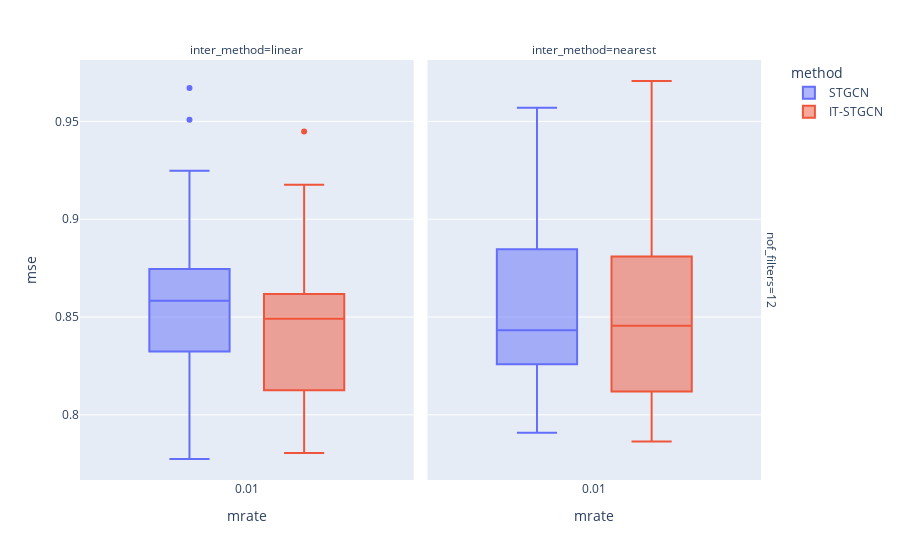

The notebook cell this image was saved under:
### Markdown cell above
## Block

### Code cell
data.query("method!='GNAR' and mtype =='block' ").plot.box(backend='plotly',x='mrate',color='method',y='mse',facet_col='inter_method',facet_row='nof_filters',height=600)

### Figure 1 — Plotly figure (JSON) as saved in the notebook; plotly's stock layout.template omitted (floating-point values rounded to 4 significant figures)
{"data": [{"alignmentgroup": "True", "hovertemplate": "method=STGCN<br>nof_filters=12<br>inter_method=linear<br>mrate=%{x}<br>mse=%{y}<extra></extra>", "legendgroup": "STGCN", "marker": {"color": "#636efa"}, "name": "STGCN", "notched": false, "offsetgroup": "STGCN", "orientation": "v", "showlegend": true, "type": "box", "x": [0.01199, 0.01199, 0.01199, 0.01199, 0.01199, 0.01199, 0.01199, 0.01199, 0.01199, 0.01199, 0.01199, 0.01199, 0.01199, 0.01199, 0.01199, 0.01199, 0.01199, 0.01199, 0.01199, 0.01199, 0.01199, 0.01199, 0.01199, 0.01199, 0.01199, 0.01199, 0.01199, 0.01199, 0.01199, 0.01199], "x0": " ", "xaxis": "x", "y": [0.8746, 0.8734, 0.8152, 0.7774, 0.9247, 0.9671, 0.9078, 0.8436, 0.81, 0.9043, 0.8085, 0.8533, 0.8138, 0.8274, 0.8617, 0.8731, 0.8519, 0.849, 0.8549, 0.8684, 0.8737, 0.89, 0.8492, 0.7887, 0.8639, 0.8324, 0.8477, 0.9509, 0.8669, 0.9008], "y0": " ", "yaxis": "y"}, {"alignmentgroup": "True", "hovertemplate": "method=STGCN<br>nof_filters=12<br>inter_method=nearest<br>mrate=%{x}<br>mse=%{y}<extra></extra>", "legendgroup": "STGCN", "marker": {"color": "#636efa"}, "name": "STGCN", "notched": false, "offsetgroup": "STGCN", "orientation": "v", "showlegend": false, "type": "box", "x": [0.01199, 0.01199, 0.01199, 0.01199, 0.01199, 0.01199, 0.01199, 0.01199, 0.01199, 0.01199, 0.01199, 0.01199, 0.01199, 0.01199, 0.01199, 0.01199, 0.01199, 0.01199, 0.01199, 0.01199, 0.01199, 0.01199, 0.01199, 0.01199, 0.01199, 0.01199, 0.01199, 0.01199, 0.01199, 0.01199], "x0": " ", "xaxis": "x2", "y": [0.7934, 0.8259, 0.8464, 0.8124, 0.8422, 0.8538, 0.8259, 0.8863, 0.8114, 0.7909, 0.8471, 0.8847, 0.8443, 0.8274, 0.915, 0.8915, 0.8326, 0.831, 0.8787, 0.8018, 0.8738, 0.8869, 0.8401, 0.8892, 0.957, 0.8393, 0.912, 0.8171, 0.81, 0.8578], "y0": " ", "yaxis": "y2"}, {"alignmentgroup": "True", "hovertemplate": "method=IT-STGCN<br>nof_filters=12<br>inter_method=linear<br>mrate=%{x}<br>mse=%{y}<extra></extra>", "legendgroup": "IT-STGCN", "marker": {"color": "#EF553B"}, "name": "IT-STGCN", "notched": false, "offsetgroup": "IT-STGCN", "orientation": "v", "showlegend": true, "type": "box", "x": [0.01199, 0.01199, 0.01199, 0.01199, 0.01199, 0.01199, 0.01199, 0.01199, 0.01199, 0.01199, 0.01199, 0.01199, 0.01199, 0.01199, 0.01199, 0.01199, 0.01199, 0.01199, 0.01199, 0.01199, 0.01199, 0.01199, 0.01199, 0.01199, 0.01199, 0.01199, 0.01199, 0.01199, 0.01199, 0.01199], "x0": " ", "xaxis": "x", "y": [0.791, 0.8289, 0.8495, 0.8288, 0.8614, 0.8677, 0.8605, 0.9449, 0.8728, 0.8126, 0.819, 0.8173, 0.8065, 0.8163, 0.7927, 0.8487, 0.81, 0.8569, 0.8109, 0.8898, 0.8594, 0.8618, 0.7805, 0.9124, 0.9177, 0.8693, 0.8506, 0.8092, 0.8528, 0.8439], "y0": " ", "yaxis": "y"}, {"alignmentgroup": "True", "hovertemplate": "method=IT-STGCN<br>nof_filters=12<br>inter_method=nearest<br>mrate=%{x}<br>mse=%{y}<extra></extra>", "legendgroup": "IT-STGCN", "marker": {"color": "#EF553B"}, "name": "IT-STGCN", "notched": false, "offsetgroup": "IT-STGCN", "orientation": "v", "showlegend": false, "type": "box", "x": [0.01199, 0.01199, 0.01199, 0.01199, 0.01199, 0.01199, 0.01199, 0.01199, 0.01199, 0.01199, 0.01199, 0.01199, 0.01199, 0.01199, 0.01199, 0.01199, 0.01199, 0.01199, 0.01199, 0.01199, 0.01199, 0.01199, 0.01199, 0.01199, 0.01199, 0.01199, 0.01199, 0.01199, 0.01199, 0.01199], "x0": " ", "xaxis": "x2", "y": [0.8667, 0.8112, 0.8537, 0.9707, 0.9202, 0.7967, 0.8448, 0.8158, 0.8903, 0.8809, 0.8848, 0.8331, 0.793, 0.8964, 0.8118, 0.7864, 0.8417, 0.8364, 0.8957, 0.8671, 0.807, 0.8535, 0.8462, 0.8171, 0.7957, 0.8716, 0.8119, 0.9346, 0.83, 0.86], "y0": " ", "yaxis": "y2"}], "layout": {"annotations": [{"font": {}, "showarrow": false, "text": "inter_method=linear", "x": 0.24, "xanchor": "center", "xref": "paper", "y": 1, "yanchor": "bottom", "yref": "paper"}, {"font": {}, "showarrow": false, "text": "inter_method=nearest", "x": 0.74, "xanchor": "center", "xref": "paper", "y": 1, "yanchor": "bottom", "yref": "paper"}, {"font": {}, "showarrow": false, "text": "nof_filters=12", "textangle": 90, "x": 0.98, "xanchor": "left", "xref": "paper", "y": 0.5, "yanchor": "middle", "yref": "paper"}], "autosize": true, "boxmode": "group", "legend": {"title": {"text": "method"}, "tracegroupgap": 0}, "margin": {"t": 60}, "xaxis": {"anchor": "y", "autorange": true, "domain": [0, 0.48], "range": [-0.4917, 0.5157], "title": {"text": "mrate"}, "type": "linear"}, "xaxis2": {"anchor": "y2", "autorange": true, "domain": [0.5, 0.98], "matches": "x", "range": [-0.4917, 0.5157], "title": {"text": "mrate"}, "type": "linear"}, "yaxis": {"anchor": "x", "autorange": true, "domain": [0, 1], "range": [0.7667, 0.9814], "title": {"text": "mse"}, "type": "linear"}, "yaxis2": {"anchor": "x2", "autorange": true, "domain": [0, 1], "matches": "y", "range": [0.7667, 0.9814], "showticklabels": false, "type": "linear"}}}
